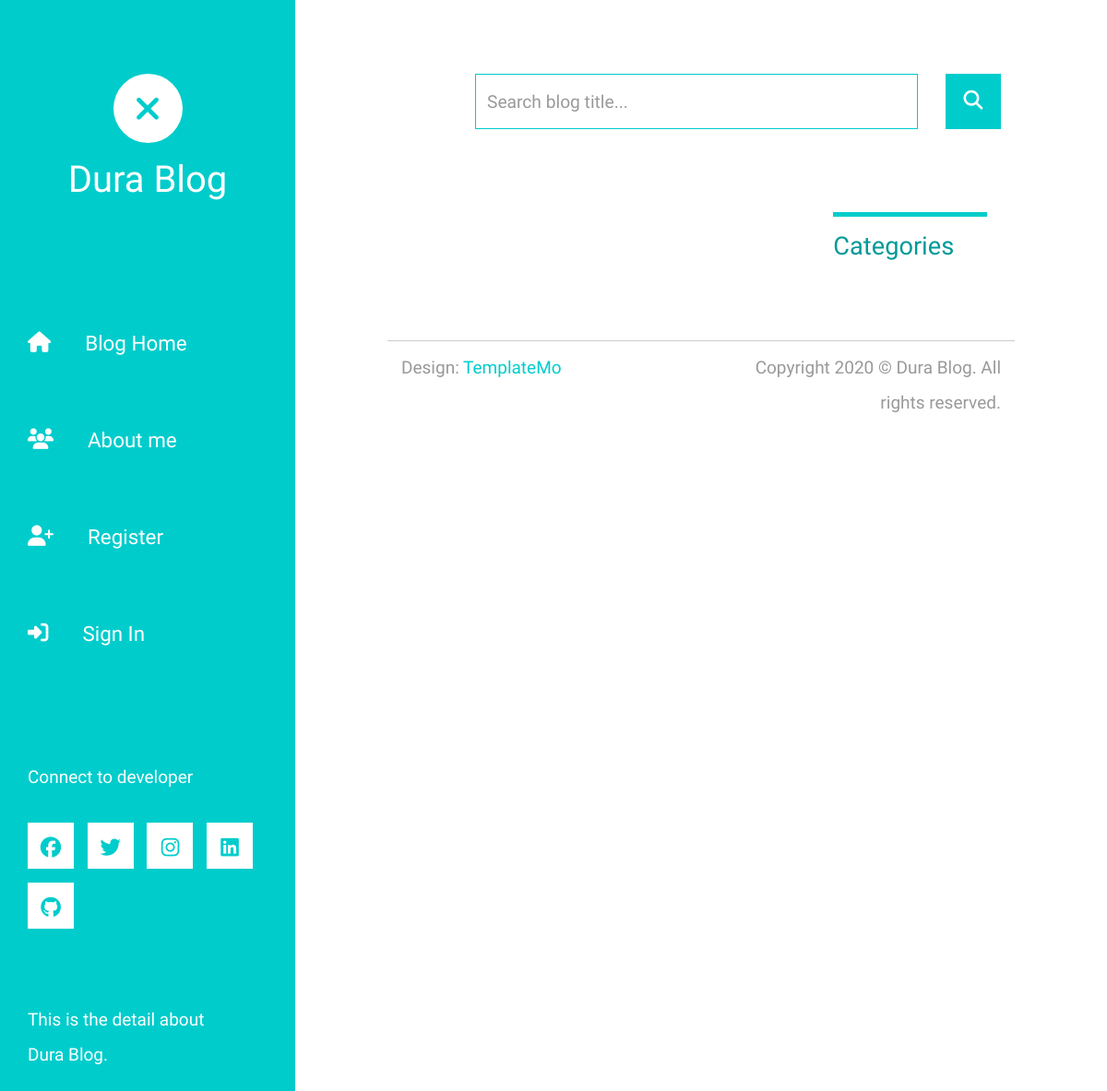
Page /blogs/category/ on the earlier database version.
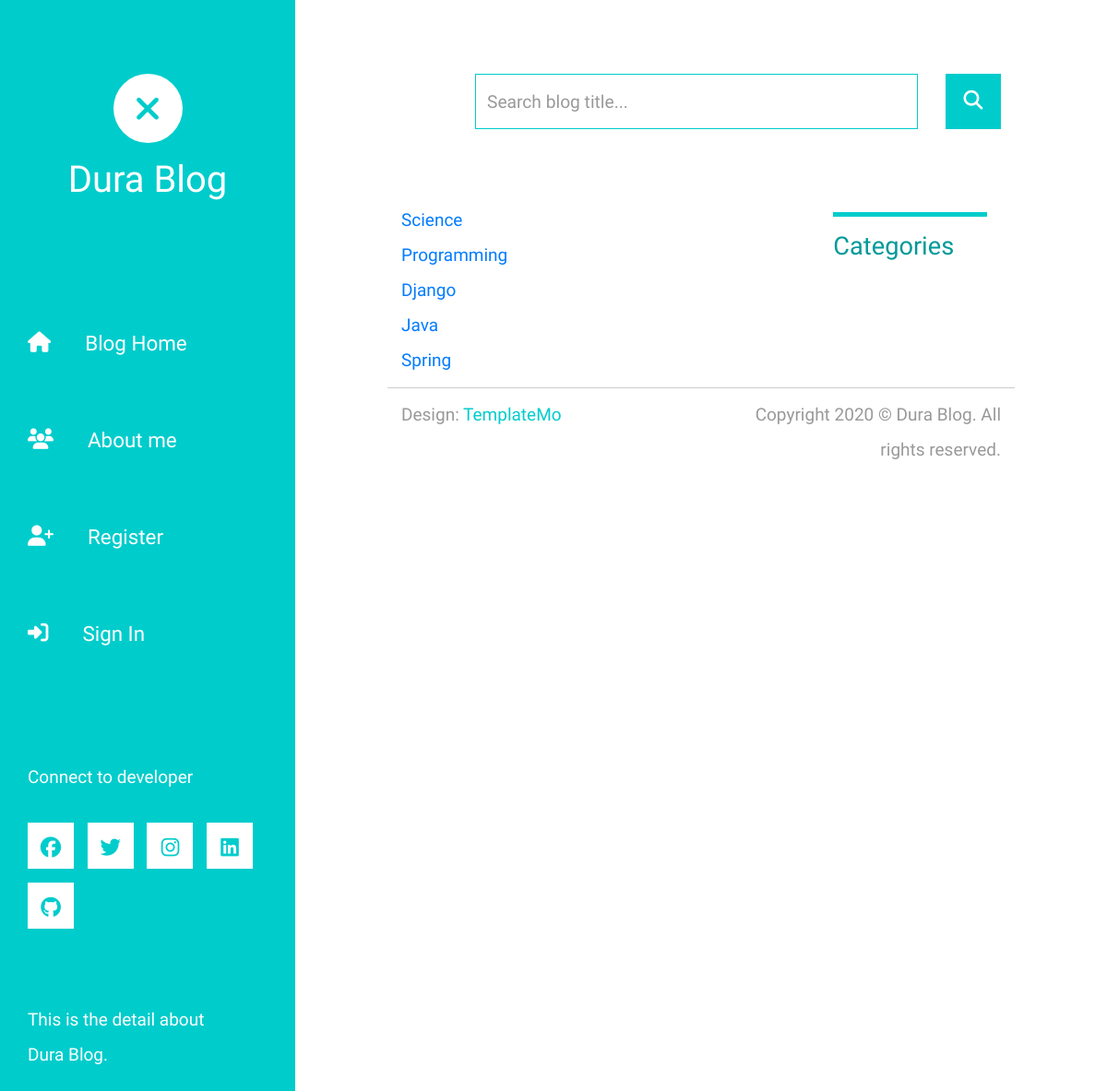
Same page on the later database version.
### blog/models.py (models this page shows, shortened)
class Category(models.Model):
    name=models.CharField(max_length=50,unique=True)

### blog/views.py (the view)
# urls.py: path('blogs/category/', view_allCategory, name='view_allCategory'),
def view_allCategory(request):
    categories = Category.objects.all()
    context = {'page_title': 'All Category', 'category': categories}
    return render(request, 'categorys.html', context)

### blog/templates/categorys.html
{% extends 'base.html' %}
{% block content %}
{% for c in category %}
<a href="{% url 'view_aCategory' c.id %}">{{c.name}}</a><br>
{% endfor %}
{% endblock content %}

Differences in the rows shown:
added Category: name "Science"
added Category: name "Programming"
added Category: name "Django"
added Category: name "Java"
added Category: name "Spring"
